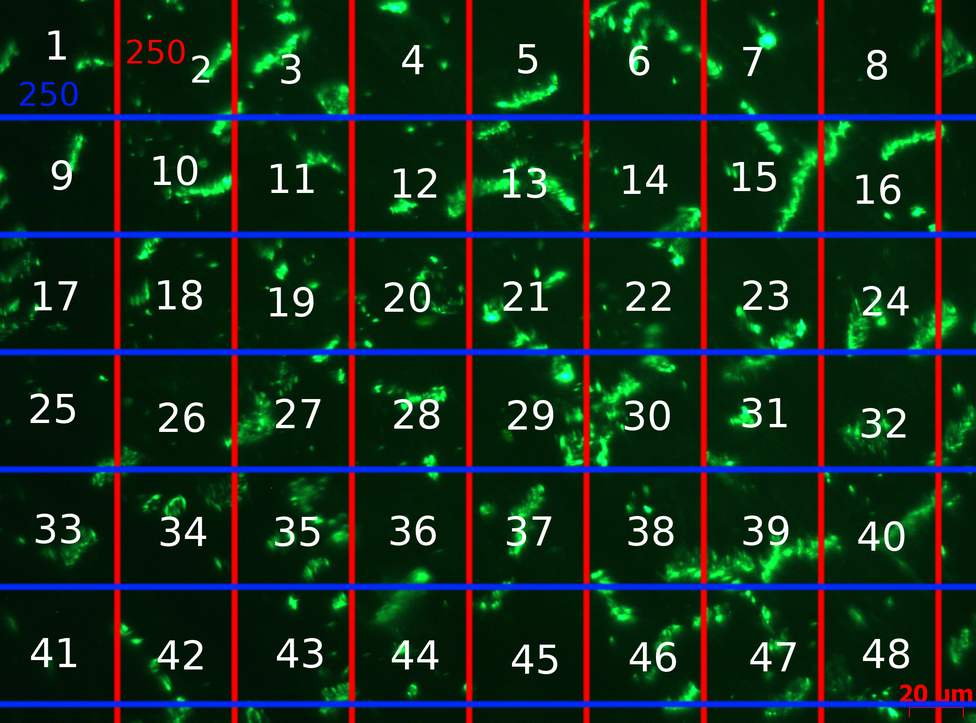
#> input picture documentacion/patron_desp.png, 976 x 723 px, shrunk from 2080 x 1540 before the run
$ python translation_no_crop.py
#> lines starting #> are read from the running program, lines starting #| are printed output that depends on the picture
#!/usr/bin/env python3
# -*- coding: utf-8 -*-
"""
Created on Wed May 29 14:38:32 2019

@author: lucas
"""

from __future__ import print_function
import cv2
import matplotlib.pyplot as plt
import numpy as np
import os

image = cv2.imread("patron_desp.png")
#> image is the input picture: shape (723, 976, 3); mean B, G, R 28.8, 44.9, 21.3
plt.figure(figsize=(10,10))
plt.imshow(image[:,:,::-1]),plt.title("Patron Particionado %sX%s"%(image.shape[0:2]));

##################codigo######################################
tiles = []
(h,w) = image.shape[0:2]
#> h = 723; w = 976
out_size = 250
j=0
flag_plot = 1
k = 0
for y in range(0,h,out_size):
    k = k+1
    print("%s\n"%(k))
    for x in range(0, w, out_size):
        y1 = y + out_size
        x1 = x + out_size
        n_img = image[y:y1,x:x1,:]
        if n_img.shape[:2] == (out_size,out_size):
                tiles.append(n_img)
#> after the loop, k = 3; tiles = 6 items
tiles = np.stack(tiles) #convierto a tensor
#descomentar y ejecutar para salvar todas las imagenes en una carpeta temp_oriog
#for i in range(0,tiles.shape[0]):
#    j = i+1
#    cv2.imwrite(os.path.join('temp_orig' , '%s_croped.jpg'%j), tiles[i])

lista_imagenes = (np.ones(tiles.shape[0])*0).astype(int)
#> lista_imagenes = [0, 0, 0, 0, 0, 0]
for i in range(0,tiles.shape[0]):
    lista_imagenes[i]=i+1
#> after the loop, lista_imagenes = [1, 2, 3, 4, 5, 6]


labels = np.array(lista_imagenes)
#> labels = [1, 2, 3, 4, 5, 6]
print("Recuerde que las Imagenes se Listan del Numero 1 al %s\n"%tiles.shape[0])
#| Recuerde que las Imagenes se Listan del Numero 1 al 6
for i in range(0,labels.shape[0]):
    if(labels[i]<=tiles.shape[0]) and labels[i]>0:
        if flag_plot:
            plt.figure(figsize=(30,5))
            flag_plot = 0
        if(j<8):
            plt.subplot(1,8,j+1),plt.imshow(tiles[labels[i]-1][:,:,::-1])
            j = j+1
            if(j>=8):
                flag_plot = 1
                j=0
    else:
        print("La Imagen numero %s que Usted Selecciono se Encuentra Fuera de Rango,Dispone de %s Imagenes\n"%
                (labels[i],tiles.shape[0]))
#> after the loop, flag_plot = 0; j = 6
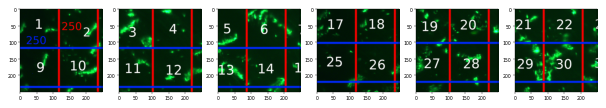
#> figure drawn by matplotlib, 6 panels
